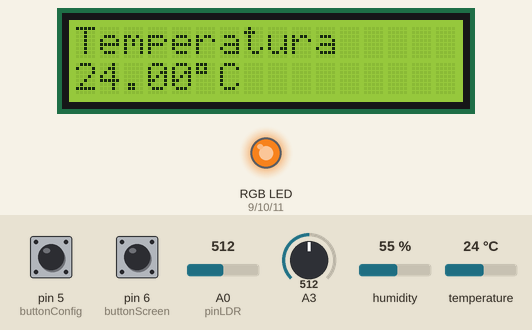
Recording of a sketch running on a simulated Arduino Uno, built with avr-gcc and run on an emulated ATmega328P. Shown: 16×2 character LCD, an RGB LED mixed from three pins (HIGH = lit). Inputs (shaded band) come from the test bench; at power-on: pin 6 (buttonScreen) HIGH, pin 5 (buttonConfig) HIGH, A0 (pinLDR) = 512, A3 = 512, humidity 55 %, temperature 24 °C. The local clock reads 2024-03-15 10:24:30 at power-on unless the sketch sets it; EEPROM starts erased; what the sketch prints to the serial monitor is not drawn.

Above: at 1.2 s.
1.3 s: pin 6 (buttonScreen) pulled LOW for 0.15 s
At 1.9 s:
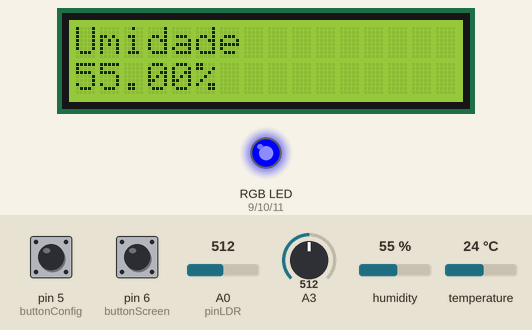
2.9 s: pin 6 (buttonScreen) pulled LOW for 1 s
At 5.1 s:
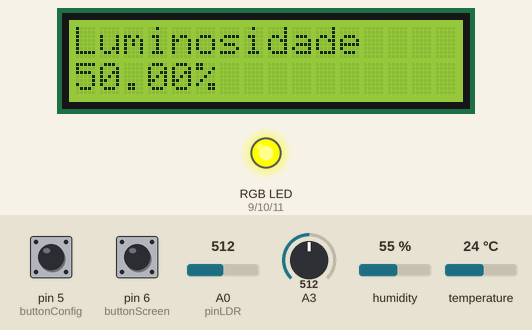
5.4 s: pin 5 (buttonConfig) pulled LOW for 0.15 s
7.0 s: pin 6 (buttonScreen) pulled LOW for 0.15 s
At 7.5 s:
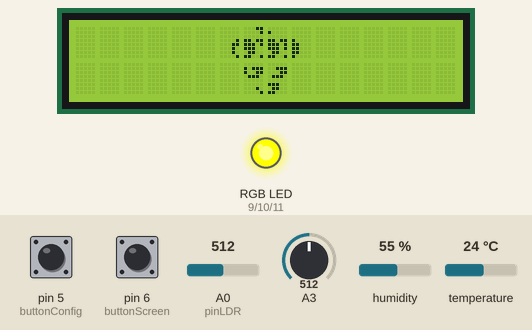
8.7 s: pin 5 (buttonConfig) pulled LOW for 1 s
At 10.1 s:
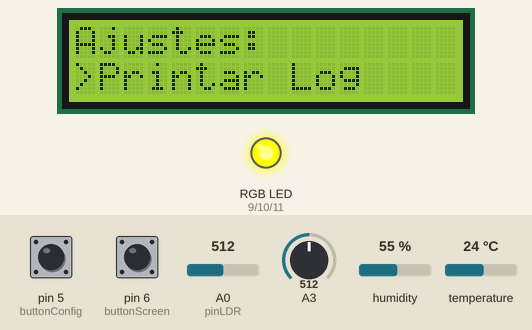
13.2 s: pin 5 (buttonConfig) pulled LOW for 3.2 s
Timing chart, 0 to 16.2 s (numbered marks = the images above; inputs shaded):
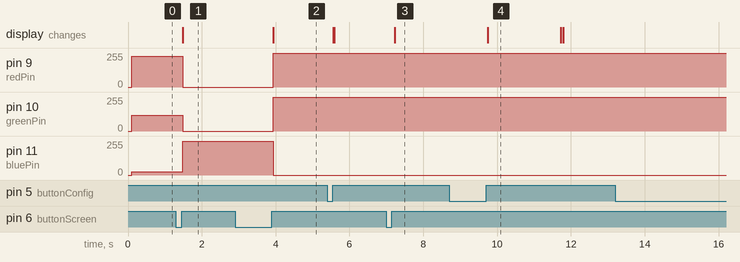

The sketch:

GrapeMenu.ino
```cpp
#include <Wire.h>
#include <LiquidCrystal_I2C.h>
#include "RTClib.h"
#include <DHT.h>
#include <EEPROM.h>

// Definir se o código está sendo executado em um sistema real (1) ou no simulador (0)
#define IS_REAL_SYSTEM 0

#define col 16     // Número de colunas do display
#define lin 2      // Número de linhas do display
#define ende 0x27  // Endereço do display

#define DHTPIN 7
#if IS_REAL_SYSTEM
#define DHTTYPE DHT11  // Tipo de sensor DHT para versão real
RTC_DS3231 rtc;        // RTC para sistema real
#else
#define DHTTYPE DHT22  // Tipo de sensor DHT para versão Wokwi
RTC_DS1307 rtc;  // RTC para simulador Wokwi
#endif

DHT dht(DHTPIN, DHTTYPE);  // DHT d


char daysOfTheWeek[7][12] = { "Domingo", "Segunda", "Terça", "Quarta", "Quinta", "Sexta", "Sábado" };

  byte degreesSymbol[8] = {
    0b11100,
    0b10100,
    0b11100,
    0b00000,
    0b00000,
    0b00000,
    0b00000,
    0b00000
  };

LiquidCrystal_I2C lcd(ende, col, lin);

const int redPin = 9;
const int greenPin = 10;
const int bluePin = 11;
const int buttonScreen = 6;
const int buttonConfig = 5;
const int pinLDR = A0;  // Pino Photo-Resistor

void setColor(int red, int green, int blue) {
  analogWrite(redPin, red);
  analogWrite(greenPin, green);
  analogWrite(bluePin, blue);
}

float fakeLuminosity() {
  int potValue = analogRead(A3);
  return map(potValue, 0, 1023, 0, 100);
}

int currentScreen;
int buttonScreenState = 0;
int lastButtonScreenState = 0;
int buttonConfigState = 0;
int lastButtonConfigState = 0;
bool configMode = false;
int tempUnit = 0;
int callLog = 0;

// Configuração do intervalo por millis()
unsigned long writeDelay = 0;
unsigned long logDelay = 0;
const long interval = 5000;

// Configurações da EEPROM
const int maxRecords = 60;
const int recordSize = 10;  // Tamanho de cada registro em bytes
int startAddress = 0;
int endAddress = maxRecords * recordSize;
int currentAddress = 0;

int lastLoggedMinute = -1;

void setup() {
  currentScreen = 0;
  Serial.begin(9600);
  Serial.println("Sistema Inicializado!");

  pinMode(redPin, OUTPUT);
  pinMode(greenPin, OUTPUT);
  pinMode(bluePin, OUTPUT);
  pinMode(buttonScreen, INPUT_PULLUP);
  pinMode(buttonConfig, INPUT_PULLUP);
  lastButtonScreenState = digitalRead(buttonScreen);
  lastButtonConfigState = digitalRead(buttonConfig);

  dht.begin();

  if (!rtc.begin()) {
    Serial.println("RTC não encontrado");
    while (1)
      ;
  }
  rtc.adjust(DateTime(F(__DATE__), F(__TIME__)));

  lcd.init();
  lcd.backlight();
  lcd.clear();
  lcd.createChar(5, degreesSymbol);
  EEPROM.begin();
}

void loop() {

  unsigned long currentMillis = millis();

  buttonScreenState = digitalRead(buttonScreen);
  buttonConfigState = digitalRead(buttonConfig);

  float temp;
  float temperatureC = dht.readTemperature();

  switch (tempUnit) {
    case 0:  // Celsius
      temp = temperatureC;
      break;
    case 1:  // Fahrenheit
      temp = (temperatureC * 1.8) + 32;
      break;
    case 2:  // Kelvin
      temp = temperatureC + 273.15;
      break;
    default:
      // Caso o valor de tempUnit não seja válido
      temp = NAN;  // Define como NaN (Not a Number) para indicar erro
      break;
  }

  float humid = dht.readHumidity();
  float luminosity = analogRead(pinLDR);

#if IS_REAL_SYSTEM
  float lumen = map(luminosity, 700, 900, 100, 0);
#else
  float lumen = fakeLuminosity();
#endif

  // Definir a faixa de temperatura
  float minTemp = 15.0;
  float maxTemp = 25.0;
  float maxHumidity = 50;
  float minHumidity = 30;
  float maxLuminosity = 30;

  DateTime now = rtc.now();

  if (temperatureC < minTemp || temperatureC > maxTemp || humid < minHumidity || humid > maxHumidity || lumen > maxLuminosity) {
    if (currentMillis - writeDelay >= interval) {
      writeDelay = currentMillis;
      int tempCInt = (int)(temperatureC * 100);
      int humidInt = (int)(humid * 100);
      int lumenInt = (int)(lumen * 100);

      EEPROM.put(currentAddress, now.unixtime());
      EEPROM.put(currentAddress + 4, tempCInt);
      EEPROM.put(currentAddress + 6, humidInt);
      EEPROM.put(currentAddress + 8, lumenInt);
      getNextAddress();
    }
  }

  const int debounceDelay = 50;
  unsigned long lastDebounceTime = 0;
  unsigned long configStartTime;
  int configEndTime = 2000;

  if (buttonScreenState != lastButtonScreenState && buttonScreenState == HIGH) {
    if (millis() - lastDebounceTime > debounceDelay) {
      configMode = false;
      lcd.clear();
      currentScreen = (currentScreen + 1) % 4;
      lastDebounceTime = millis();
    }
  }
  lastButtonScreenState = buttonScreenState;

  if (buttonConfigState != lastButtonConfigState && buttonConfigState == HIGH) {
    if (millis() - lastDebounceTime > debounceDelay) {
      lcd.clear();
      lastDebounceTime = millis();
      if (!configMode) {
        configMode = true;
        configStartTime = millis();
      } else {
        configStartTime = millis();
        switch (currentScreen) {
          case 0:
            tempUnit = (tempUnit > 1) ? 0 : tempUnit + 1;
            break;
          case 3:
            callLog = (callLog > 0) ? 0 : callLog + 1;
            break;
        }
      }
    }
  }

  lastButtonConfigState = buttonConfigState;


  // Exibir a tela correspondente
  if (configMode) {
    switch (currentScreen) {
      case 0:
        lcd.setCursor(0, 0);
        lcd.print("Escala:");
        lcd.setCursor(0, 1);
        switch (tempUnit) {
          case 0:
            lcd.print(">Celsius   ");
            break;
          case 1:
            lcd.print(">Farenheit");
            break;
          case 2:
            lcd.print(">Kelvin    ");
            break;
        }
        break;
      case 3:
        lcd.setCursor(0, 0);
        lcd.print("Ajustes:");
        lcd.setCursor(0, 1);
        switch (callLog) {
          case 0:
            lcd.print(">Printar Log");
            break;
          case 1:
            lcd.print(">Chamar EEPROM");
            if (millis() - configStartTime >= configEndTime) {
              lcd.setCursor(0, 1);
              lcd.print("Puxando Dados...");
              get_log();           // Chama a função get_log() após 5 segundos
              configMode = false;  // Sai do modo de configuração
              lcd.clear();         // Limpa a tela
            }
            break;
        }
        break;
      default:
        configEndTime = 0;
        configMode = false;
    }
    if (millis() - configStartTime >= configEndTime) {
      configMode = false;
      lcd.clear();
    }

  } else {
    switch (currentScreen) {
      case 0:
        lcd.setCursor(0, 0);
        lcd.print("Temperatura");
        lcd.setCursor(0, 1);
        lcd.print(temp);
        switch (tempUnit) {
          case 0:
            defineDegress();
            lcd.write(5);
            lcd.print("C  ");
            break;
          case 1:
            defineDegress();
            lcd.write(5);
            lcd.print("F  ");
            break;
          case 2:
            lcd.print("K   ");
            break;
        }

        {
          // Mapear a temperatura para os valores das cores
          int red = map(temperatureC, minTemp, maxTemp, 0, 255);
          int blue = map(temperatureC, minTemp, maxTemp, 255, 0);
          int green = 120;
          // Garantir que os valores estejam dentro do intervalo (0-255)
          red = constrain(red, 0, 255);
          blue = constrain(blue, 0, 255);
          // Atualizar a cor do LED RGB
          setColor(red, green, blue);
        }
        break;
      case 1:
        lcd.setCursor(0, 0);
        lcd.print("Umidade");
        lcd.setCursor(0, 1);
        lcd.print(humid);
        lcd.print("%  ");

        {
          int white;  // Declarar a variável 'white' fora do if-else

          if (humid > maxHumidity) {
            // Se a umidade for maior que o máximo, o valor de 'white' será mapeado de 255 para 0
            white = map(humid, minHumidity, maxHumidity, 255, 0);
          } else if (humid < minHumidity) {
            // Se a umidade for menor que o mínimo, o valor de 'white' será mapeado de 0 para 255
            white = map(humid, minHumidity, maxHumidity, 0, 255);
          } else {
            // Se a umidade estiver no intervalo entre minHumidity e maxHumidity, a cor será branca
            white = 255;
          }

          // Garantir que o valor de 'white' esteja dentro do intervalo de 0 a 255
          white = constrain(white, 0, 255);

          // Configurar a cor com base no valor de 'white'
          setColor(white, white, 255);  // Aqui você pode ajustar os valores de R, G, B como desejar
        }

        break;
      case 2:
        lcd.setCursor(0, 0);
        lcd.print("Luminosidade");
        lcd.setCursor(0, 1);
        lcd.print(lumen);
        lcd.print("%  ");
        {
          // Luminosidade: 0-20% Branco (255,255,255) → 30% Amarelo (255,255,0)
          int yellow = map(lumen, (maxLuminosity - 10), maxLuminosity, 255, 0);
          yellow = constrain(yellow, 0, 255);
          int white = map(lumen, 0, maxLuminosity - 10, 255, 0);
          white = constrain(white, 0, 255);
          setColor(255, 255, yellow);  // Transição de branco para amarelo
        }
        break;
      case 3:
        mainMenu();
        break;
    }

    if (currentMillis - logDelay >= interval) {
      logDelay = currentMillis;
    }
  }
}

void getNextAddress() {
  currentAddress += recordSize;
  if (currentAddress >= endAddress) {
    currentAddress = startAddress;  // Volta para o começo se atingir o limite
  }
}

void get_log() {
  Serial.println("Data stored in EEPROM:");
  Serial.println("Timestamp\t\tTemperature\tHumidity\tLuminosity");

  for (int address = startAddress; address < endAddress; address += recordSize) {
    long timeStamp;
    int tempInt, humiInt, lumenInt;

    // Ler dados da EEPROM
    EEPROM.get(address, timeStamp);
    EEPROM.get(address + 4, tempInt);
    EEPROM.get(address + 6, humiInt);
    EEPROM.get(address + 8, lumenInt);

    // Converter valores
    float temperature = tempInt / 100.0;
    float humidity = humiInt / 100.0;
    float luminosity = lumenInt / 100.0;


    // Verificar se os dados são válidos antes de imprimir
    if (timeStamp != 0xFFFFFFFF) {  // 0xFFFFFFFF é o valor padrão de uma EEPROM não inicializada
      //Serial.print(timeStamp);
      DateTime dt = DateTime(timeStamp);
      Serial.print(dt.timestamp(DateTime::TIMESTAMP_FULL));
      Serial.print("\t");
      Serial.print(temperature);
      Serial.print(" C\t\t");
      Serial.print(humidity);
      Serial.print(" %\t\t");
      Serial.print(luminosity);
      Serial.println(" %");
    }
  }
}

void defineDegress() {
  byte degreesSymbol[8] = {
    0b11100,
    0b10100,
    0b11100,
    0b00000,
    0b00000,
    0b00000,
    0b00000,
    0b00000
  };
}

void mainMenu() {

  byte name1x15[] = { 0x00, 0x00, 0x00, 0x00, 0x00, 0x00, 0x00, 0x00 };
  byte name0x6[] = { 0x00, 0x00, 0x00, 0x01, 0x03, 0x02, 0x02, 0x01 };
  byte name0x7[] = { 0x03, 0x01, 0x00, 0x1B, 0x1D, 0x1C, 0x0C, 0x19 };
  byte name0x8[] = { 0x00, 0x10, 0x00, 0x1B, 0x1D, 0x1D, 0x0C, 0x19 };
  byte name0x9[] = { 0x00, 0x00, 0x00, 0x10, 0x18, 0x18, 0x18, 0x10 };
  byte name1x7[] = { 0x00, 0x17, 0x13, 0x0E, 0x00, 0x00, 0x02, 0x01 };
  byte name1x8[] = { 0x00, 0x07, 0x03, 0x0E, 0x00, 0x1C, 0x0C, 0x18 };

  lcd.createChar(0, name1x15);
  lcd.setCursor(15, 1);
  lcd.write(0);

  lcd.createChar(1, name0x6);
  lcd.setCursor(6, 0);
  lcd.write(1);

  lcd.createChar(2, name0x7);
  lcd.setCursor(7, 0);
  lcd.write(2);

  lcd.createChar(3, name0x8);
  lcd.setCursor(8, 0);
  lcd.write(3);

  lcd.createChar(4, name0x9);
  lcd.setCursor(9, 0);
  lcd.write(4);

  lcd.createChar(5, name1x7);
  lcd.setCursor(7, 1);
  lcd.write(5);

  lcd.createChar(6, name1x8);
  lcd.setCursor(8, 1);
  lcd.write(6);
}
```

Measured:
- after the input at 1.3 s, pin 9 (redPin): 229/255 → 0/255 after 0.19 s; pin 10 (greenPin): 120/255 → 0/255 after 0.19 s; pin 11 (bluePin): 26/255 → 255/255 after 0.19 s; the display: changes after 0.19 s (image 1)
- after the input at 2.9 s, pin 9 (redPin), pin 10 (greenPin): 0/255 → 255/255 after 1.0 s; pin 11 (bluePin): 255/255 → 0/255 after 1.0 s; the display: changes after 1.0 s (image 2)
- after the input at 7.0 s, the display: changes after 0.22 s (image 3)
- after the input at 8.7 s, the display: changes after 1.0 s (image 4)
- what the display in image 4 shows lasts 2.0 s, from 9.7 s to 11.7 s
